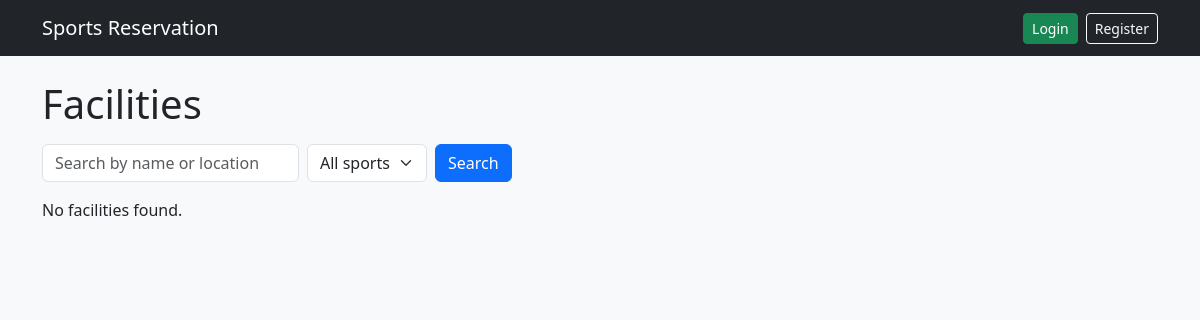
Before: / with the older database file.
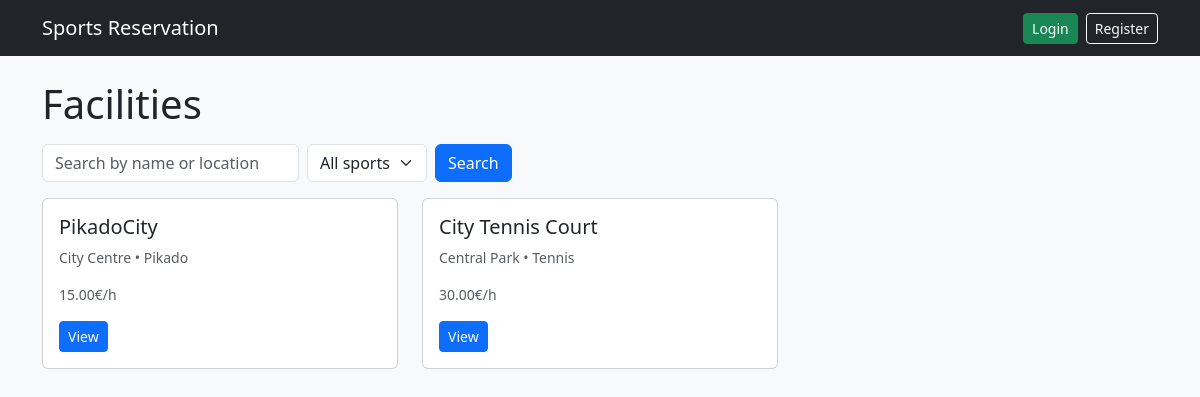
After: the same page with the newer database file.
### images/models.py (models this page shows, shortened)
class Facility(models.Model):
    SPORT_CHOICES = [
        ("tennis", "Tennis"),
        ("football", "Football"),
        ("basketball", "Basketball"),
        ("swimming", "Swimming"),
        ("gym", "Gym"),
    ]
    owner = models.ForeignKey(
        settings.AUTH_USER_MODEL,
        on_delete=models.CASCADE,
        related_name="owned_facilities",
        null=True,
        blank=True,
    )
    name = models.CharField(max_length=120, unique=True)
    sport_text = models.CharField(max_length=60, blank=True, db_index=True)
    sport_type = models.CharField(
        max_length=30,
        choices=SPORT_CHOICES,
        blank=True,
        null=True,
    )
    location = models.CharField(max_length=200)
    description = models.TextField(blank=True)
    image = models.ImageField(upload_to="facility_images/", blank=True, null=True)
    slot_length_minutes = models.PositiveIntegerField(default=60)
    open_time = models.TimeField(default=dtime(8, 0))
    close_time = models.TimeField(default=dtime(22, 0))
    base_price = models.DecimalField(max_digits=8, decimal_places=2, default=0)

class Court(models.Model):
    facility = models.ForeignKey(Facility, on_delete=models.CASCADE, related_name="courts")
    name = models.CharField(max_length=50)
    is_active = models.BooleanField(default=True)
    sport = models.ForeignKey(Sport, on_delete=models.SET_NULL, null=True, blank=True, related_name="courts")
    class Meta:
        unique_together = ("facility", "name")
        ordering = ["facility__name", "name"]

class Sport(models.Model):
    name = models.CharField(max_length=50, unique=True)
    class Meta:
        ordering = ["name"]

### images/views.py (the view)
# urls.py: path("", views.home, name="facilities_list"),
def home(request):
    q = request.GET.get("q", "") or ""
    sport = request.GET.get("sport", "") or ""
    facilities = Facility.objects.all()
    if q:
        facilities = facilities.filter(Q(name__icontains=q) | Q(location__icontains=q))
    typed_sports_qs = (
        Facility.objects.exclude(sport_text="")
        .values_list("sport_text", flat=True)
        .distinct()
    )
    court_sports_qs = (
        Court.objects.filter(sport__isnull=False)
        .values_list("sport__name", flat=True)
        .distinct()
    )
    seen, SPORT_OPTIONS = set(), []
    for name in list(typed_sports_qs) + list(court_sports_qs):
        if not name:
            continue
        k = name.casefold()
        if k not in seen:
            seen.add(k)
            SPORT_OPTIONS.append(name)
    SPORT_OPTIONS.sort(key=str.casefold)
    if sport:
        facilities = facilities.filter(
            Q(sport_text__iexact=sport) | Q(courts__sport__name__iexact=sport)
        ).distinct()
    return render(
        request,
        "facilities/list.html",
        {"facilities": facilities, "q": q, "sport": sport, "SPORT_OPTIONS": SPORT_OPTIONS},
    )

### images/templates/facilities/list.html (shortened to what this page needs)
{% extends "base.html" %}
{% block content %}
    <h1 class="mb-3">Facilities</h1>
    <form class="row gy-2 gx-2 align-items-center mb-3">
        <div class="col-auto">
            <input type="text" class="form-control" name="q" value="{{ q }}" placeholder="Search by name or location">
        </div>
        <div class="col-auto">
            <select name="sport" class="form-select">
                <option value="">All sports</option>
            </select>
        </div>
        <div class="col-auto">
            <button class="btn btn-primary">Search</button>
        </div>
    </form>
    <div class="row">
        {% for f in facilities %}
            <div class="col-md-4 mb-3">
                <div class="card h-100">
                    <div class="card-body">
                        <h5 class="card-title">{{ f.name }}</h5>
                        <p class="small text-muted">
                            {{ f.location }}
                            {% with c=f.courts.all|first %}
                                {% if c and c.sport %}
                                    • {{ c.sport.name }}
                                {% elif f.get_sport_type_display %}
                                    • {{ f.get_sport_type_display }}
                                {% endif %}
                            {% endwith %}
                        </p>
                        {% if f.base_price %}
                            <p class="small text-muted"> {{ f.base_price|floatformat:2 }}€/h</p>
                        {% endif %}
                        <a class="btn btn-sm btn-primary" href="{% url 'images:facility_detail' f.id %}">View</a>
                    </div>
                </div>
            </div>
        {% empty %}
            <p>No facilities found.</p>
        {% endfor %}
    </div>
{% endblock %}

### images/templates/base.html (shortened to what this page needs)
<!doctype html>
<html lang="en">
{% load static %}
<head>
    <link href="https://cdn.jsdelivr.net/npm/bootstrap@5.3.3/dist/css/bootstrap.min.css" rel="stylesheet">
    <link rel="stylesheet" href="{% static 'images/auth.css' %}">
</head>
<body class="bg-light {% block body_class %}{% endblock %}">
<nav class="navbar navbar-expand-lg navbar-dark bg-dark mb-4">
    <div class="container">
        <a class="navbar-brand" href="{% url 'images:facilities_list' %}">Sports Reservation</a>
        <div class="d-flex align-items-center">
            {% if user.is_authenticated %}
                {% if user.is_staff %}
                    <a class="btn btn-outline-warning btn-sm me-2" href="{% url 'facility_requests' %}">Requests</a>
                {% endif %}
                {% if user.profile.role == 'provider' %}
                    <a class="btn btn-outline-light btn-sm me-2" href="{% url 'images:provider_facilities' %}">Provider
                        dashboard</a>
                    <a class="btn btn-outline-light btn-sm me-2" href="{% url 'images:provider_bookings' %}">Provider
                        bookings</a>
                {% endif %}
                <a class="btn btn-outline-light btn-sm" href="{% url 'images:my_bookings' %}">My bookings</a>
                <a class="btn btn-outline-light btn-sm ms-2" href="{% url 'images:profile' %}">Profile</a>
                <form action="{% url 'images:logout' %}" method="post" class="d-inline ms-2">
                    {% csrf_token %}
                    <button class="btn btn-warning btn-sm">Logout</button>
                </form>
            {% else %}
                <a class="btn btn-success btn-sm" href="{% url 'images:login' %}">Login</a>
                <a class="btn btn-outline-light btn-sm ms-2" href="{% url 'images:register' %}">Register</a>
            {% endif %}
        </div>
    </div>
</nav>
<div class="container">
    {% block content %}{% endblock %}
</div>
<div class="toast-container position-fixed top-0 end-0 p-3" style="z-index:1080">
</div>
</body>
</html>

Changed rows visible on the page:
added Facility: name "PikadoCity", location "City Centre", courts.sport.name "Pikado", base_price "15.00"
added Facility: name "City Tennis Court", location "Central Park", courts.sport.name "Tennis", base_price "30.00"
Other visible differences:
text no longer shown: "No facilities found."
